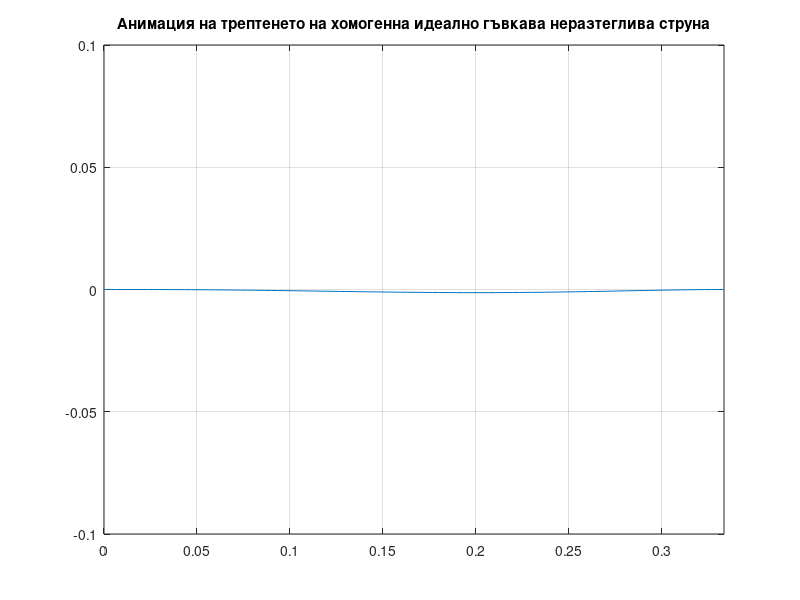

Reproduce this figure in MATLAB.
function project
    clc
    clf
    a=1/sqrt(5);
    L=1/3;
    t0=0;
    tmax=28;
    t=t0:(tmax-t0)/100:tmax;
    x=0:L/100:L;
    
    function y=phi(x)
        y=-(x.^3).*(3*x-1).^2;
    end

    function y=psi(x)
        y=sin(15*pi*x/2);
    end

    function y=fourieru(x,t,p)
        y=0;
        for k=0:p
            Xk=sin((2*k+1)*pi*x/(2*L));
            Ak=2*trapz(x,phi(x).*Xk)/L;
            Bk=4*trapz(x,psi(x).*Xk)/(a*(2*k+1)*pi);
            Tk=Ak*cos((2*k+1)*pi*t/(2*L))+Bk*sin((2*k+1)*pi*t/(2*L));
            y=y+Tk*Xk;
        end
    end

    for n=1:length(t)
        plot(x,fourieru(x,t(n),61))
        title('Анимация на трептенето на хомогенна идеално гъвкава неразтеглива струна');
        grid on
        axis([0,L,-0.1,0.1])
        M(n)=getframe;
    end
    
    movie(M,1,1)
end
